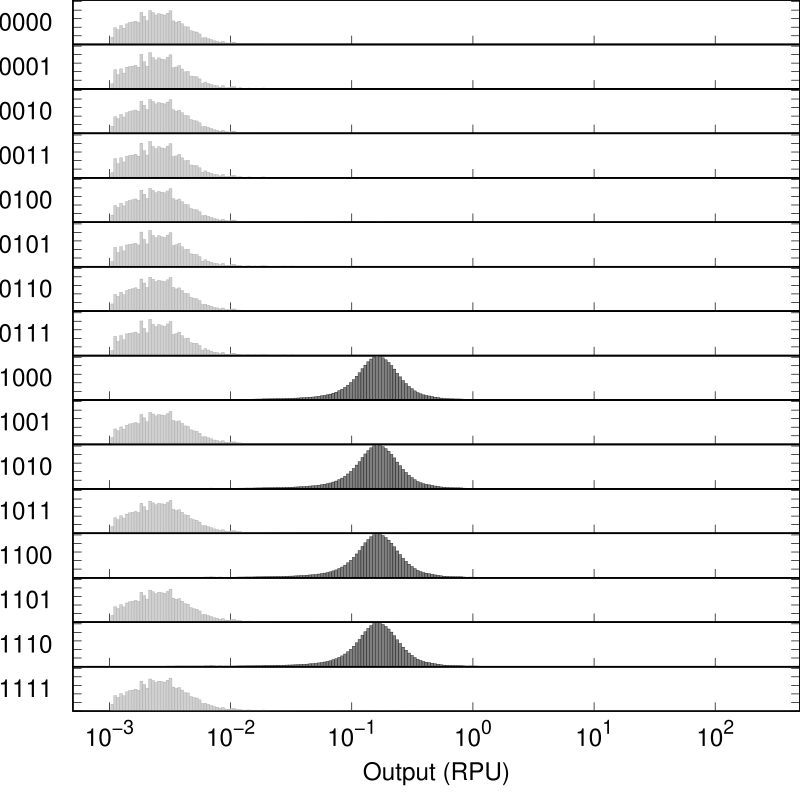

Source code (gnuplot):
set output "ori_A000_BFP_gate.eps"
set terminal postscript  eps  enhanced color "Helvetica, 35" size 8,8
reset
set xtics nomirror
set tics scale 2
set logscale x
set format y "" 
set format x "" 
set xtics (0.001, 0.01, 0.1, 0, 1, 10, 100)
set ytics 0.01
set border 15 lw 2
set lmargin 5
set bmargin 0
set rmargin 0
set tmargin 0
max=500 #max value
min=0.0005 #min value
set xrange [min:max]
set yrange [-0.0002:0.0518439]
set style fill solid 0.5 #fillstyle
set multiplot layout 18,1 rowsfirst
set ylabel "0000" rotate by 0
plot "ori_A000_BFP_gate.txt" u (10**$1):2 w boxes lc rgb "dark-gray" notitle
set ylabel "0001" rotate by 0
plot "ori_A000_BFP_gate.txt" u (10**$1):3 w boxes lc rgb "dark-gray" notitle
set ylabel "0010" rotate by 0
plot "ori_A000_BFP_gate.txt" u (10**$1):4 w boxes lc rgb "dark-gray" notitle
set ylabel "0011" rotate by 0
plot "ori_A000_BFP_gate.txt" u (10**$1):5 w boxes lc rgb "dark-gray" notitle
set ylabel "0100" rotate by 0
plot "ori_A000_BFP_gate.txt" u (10**$1):6 w boxes lc rgb "dark-gray" notitle
set ylabel "0101" rotate by 0
plot "ori_A000_BFP_gate.txt" u (10**$1):7 w boxes lc rgb "dark-gray" notitle
set ylabel "0110" rotate by 0
plot "ori_A000_BFP_gate.txt" u (10**$1):8 w boxes lc rgb "dark-gray" notitle
set ylabel "0111" rotate by 0
plot "ori_A000_BFP_gate.txt" u (10**$1):9 w boxes lc rgb "dark-gray" notitle
set ylabel "1000" rotate by 0
plot "ori_A000_BFP_gate.txt" u (10**$1):10 w boxes lc rgb "black" notitle
set ylabel "1001" rotate by 0
plot "ori_A000_BFP_gate.txt" u (10**$1):11 w boxes lc rgb "dark-gray" notitle
set ylabel "1010" rotate by 0
plot "ori_A000_BFP_gate.txt" u (10**$1):12 w boxes lc rgb "black" notitle
set ylabel "1011" rotate by 0
plot "ori_A000_BFP_gate.txt" u (10**$1):13 w boxes lc rgb "dark-gray" notitle
set ylabel "1100" rotate by 0
plot "ori_A000_BFP_gate.txt" u (10**$1):14 w boxes lc rgb "black" notitle
set ylabel "1101" rotate by 0
plot "ori_A000_BFP_gate.txt" u (10**$1):15 w boxes lc rgb "dark-gray" notitle
set ylabel "1110" rotate by 0
plot "ori_A000_BFP_gate.txt" u (10**$1):16 w boxes lc rgb "black" notitle
set ylabel "1111" rotate by 0
set format x "10^{%T}" 
set xlabel "Output (RPU)" 
plot "ori_A000_BFP_gate.txt" u (10**$1):17 w boxes lc rgb "dark-gray" notitle
unset multiplot
